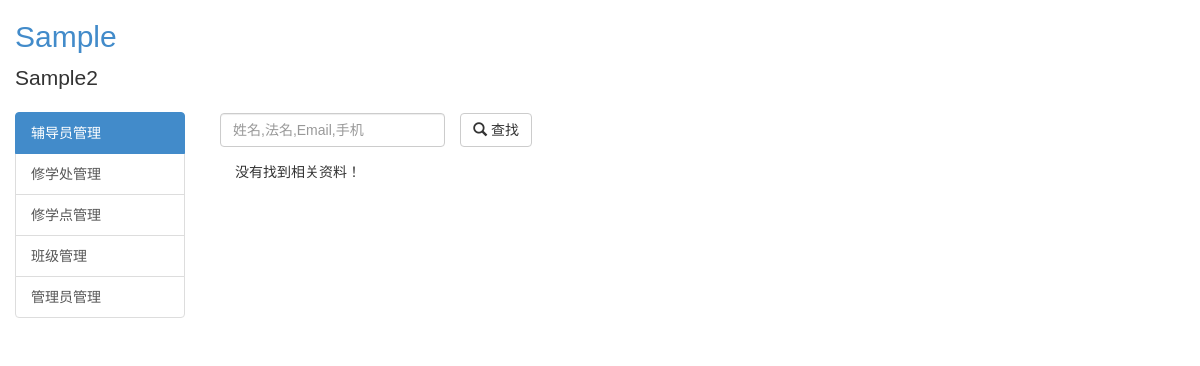
The page /leadclass/list (signed in) on the database as committed earlier.
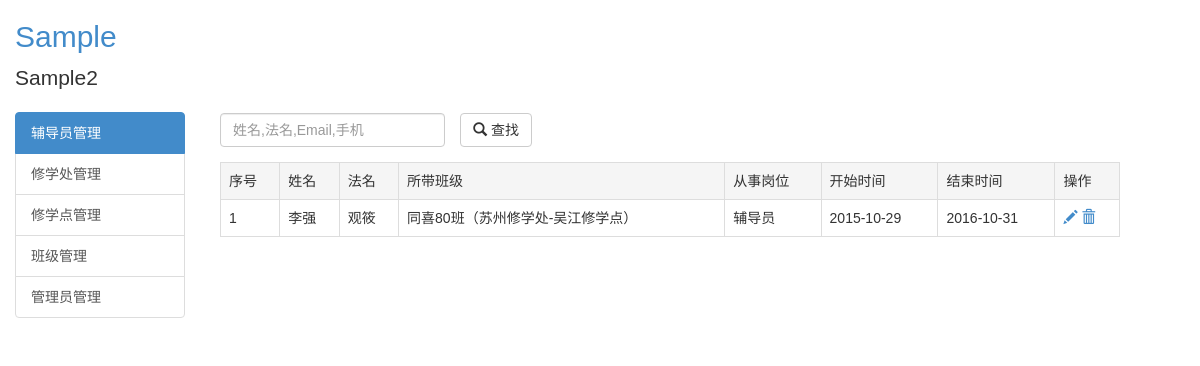
The same page on the database as committed later.
### putidms/models/counselor.py (models this page shows, shortened)
class LeadClassRecord(db.Model):
    __tablename__ = 'lead_class_records'
    id = db.Column(db.Integer, primary_key=True, autoincrement=True)
    from_date = db.Column(db.Date)
    to_date = db.Column(db.Date)
    counselor_id = db.Column(db.Integer, db.ForeignKey('counselors.id'))
    class_id = db.Column(db.Integer, db.ForeignKey('classes.id'))
    duty_id = db.Column(db.Integer, db.ForeignKey('duties.id'))
    update_user = db.Column(db.Integer)
    create_time = db.Column(db.DateTime, default=datetime.utcnow())
    update_time = db.Column(db.DateTime, default=datetime.utcnow)

class Counselor(db.Model):
    __tablename__ = 'counselors'
    id = db.Column(db.Integer, primary_key=True, autoincrement=True)
    username = db.Column(db.String(100), nullable=False, index=True)
    religiousname = db.Column(db.String(100))
    gender = db.Column(db.String(50))
    birthday = db.Column(db.Date)
    mobile = db.Column(db.String(50))
    email = db.Column(db.String(100))
    class_id = db.Column(db.Integer, db.ForeignKey('classes.id'))
    duty_id = db.Column(db.Integer, db.ForeignKey('duties.id'))  # 岗位
    is_delete = db.Column(db.Integer, default=0)
    create_user = db.Column(db.Integer)
    create_time = db.Column(db.DateTime, default=datetime.utcnow)
    update_user = db.Column(db.Integer)
    update_time = db.Column(db.DateTime, default=datetime.utcnow)
    lead_class_records = db.relationship('LeadClassRecord', backref='counselor', lazy='dynamic')
    training_records = db.relationship('TrainingRecord', backref='counselor', lazy='dynamic')
    evaluation_records = db.relationship('EvaluationRecord', backref='counselor', lazy='dynamic')

### putidms/models/org.py (models this page shows, shortened)
class Class(db.Model):
    __tablename__ = 'classes'
    id = db.Column(db.Integer, primary_key=True, autoincrement=True)
    name = db.Column(db.String(255), index=True, unique=True, nullable=False)
    number = db.Column(db.String(255), unique=True, nullable=False, index=True)  # 班级编号
    desc = db.Column(db.Text)
    update_user = db.Column(db.Integer)
    create_time = db.Column(db.DateTime, default=datetime.utcnow)
    update_time = db.Column(db.DateTime, default=datetime.utcnow)
    department_id = db.Column(db.Integer, db.ForeignKey('departments.id'))
    counselors = db.relationship('Counselor', backref='class_', lazy='dynamic')
    lead_class_records = db.relationship('LeadClassRecord', backref='class_', lazy='dynamic')

class Division(db.Model):
    __tablename__ = 'divisions'
    id = db.Column(db.Integer, primary_key=True, autoincrement=True)
    name = db.Column(db.String(255), index=True, unique=True, nullable=False)
    desc = db.Column(db.Text)
    update_user = db.Column(db.Integer)
    create_time = db.Column(db.DateTime, default=datetime.utcnow)
    update_time = db.Column(db.DateTime, default=datetime.utcnow)
    departments = db.relationship('Department', backref='division', lazy='dynamic')

class Department(db.Model):
    __tablename__ = 'departments'
    id = db.Column(db.Integer, primary_key=True, autoincrement=True)
    name = db.Column(db.String(255), index=True, unique=True, nullable=False)
    desc = db.Column(db.Text)
    update_user = db.Column(db.Integer)
    create_time = db.Column(db.DateTime, default=datetime.utcnow)
    update_time = db.Column(db.DateTime, default=datetime.utcnow)
    division_id = db.Column(db.Integer, db.ForeignKey('divisions.id'))
    classes = db.relationship('Class', backref='department', lazy='dynamic')

class Duty(db.Model):
    __tablename__ = 'duties'
    id = db.Column(db.Integer, primary_key=True, autoincrement=True)
    name = db.Column(db.String(255), index=True, unique=True, nullable=False)
    desc = db.Column(db.Text)
    update_user = db.Column(db.Integer)
    create_time = db.Column(db.DateTime, default=datetime.utcnow)
    update_time = db.Column(db.DateTime, default=datetime.utcnow)
    counselors = db.relationship('Counselor', backref='duty', lazy='dynamic')
    lead_class_records = db.relationship('LeadClassRecord', backref='duty', lazy='dynamic')

### putidms/main/views.py (the view)
@mod.route('/leadclass/list')
@login_required
def leadclass_list():
    cid = request.args.get('cid') or request.form.get('cid')
    if cid:
        records = LeadClassRecord.query.filter_by(counselor_id=cid).order_by(LeadClassRecord.update_time.desc()).all()
    else:
        records = LeadClassRecord.query.order_by(LeadClassRecord.update_time.desc()).all()
    return render_template('main/leadclass_list.html', records=records)

### putidms/models/user.py (called while the page is built)
@login_manager.user_loader
def load_user(user_id):
    return User.query.get(int(user_id))

### putidms/templates/main/leadclass_list.html (shortened to what this page needs)
{% extends 'base.html' %}
{% block content %}
    <div class="row">
        <div class="col-md-12">
            <div class="row">
                <form action="{{ url_for('main.leadclass_search') }}" method="post" role="form" class="form-horizontal">
                    <div class="col-md-3">
                        <div class="form-group">
                            <input class="form-control" type="text" id="query_str" name="query_str"
                                   value="{{ query_str }}"
                                   placeholder="姓名,法名,Email,手机">
                        </div>
                    </div>
                    <div class="col-md-1">
                        <button type="submit" class="btn btn-default">
                            <span class="glyphicon glyphicon-search"></span> 查找
                        </button>
                    </div>
                </form>
            </div>
            {% if records %}
                <div class="row">
                    <table class="table table-bordered">
                        <tr class="active">
                            <td>序号</td>
                            <td>姓名</td>
                            <td>法名</td>
                            <td>所带班级</td>
                            <td>从事岗位</td>
                            <td>开始时间</td>
                            <td>结束时间</td>
                            <td>操作</td>
                        </tr>
                        {% for r in records %}
                            <tr>
                                <td>{{ loop.index }}</td>
                                <td>{{ r.counselor.username }}</td>
                                <td>{{ r.counselor.religiousname }}</td>
                                <td>{{ r.class_.name }}（{{ r.class_.department.division.name }}-{{ r.class_.department.name }}）</td>
                                <td>{{ r.duty.name }}</td>
                                <td>{{ r.from_date }}</td>
                                <td>{{ r.to_date }}</td>
                                <td>
                                    <a href="{{ url_for('main.leadclass_edit',id=r.id) }}" title="编辑">
                                        <span class="glyphicon glyphicon-pencil"></span>
                                    </a>
                                    <a href="javascript:void(0);" title="删除" onclick="confirm_delete('{{ url_for("main.leadclass_delete",id=r.id) }}');">
                                        <span class="glyphicon glyphicon-trash"></span>
                                    </a>
                                </td>
                            </tr>
                        {% endfor %}
                    </table>
                </div>
            {% else %}
                <div class="row">
                    <div class="col-md-12">
                        没有找到相关资料！
                    </div>
                </div>
            {% endif %}
        </div>
    </div>
{% endblock %}

Rows that differ between the two databases and show on the page:
added LeadClassRecord: counselor.username "李强", counselor.religiousname "观筱", class_.name "同喜80班", class_.department.division.name "苏州修学处", class_.department.name "吴江修学点", duty.name "辅导员", from_date "2015-10-29", to_date "2016-10-31"
Other text that changed with them:
text no longer shown: "没有找到相关资料！"
text now shown: "序号 姓名 法名 所带班级 从事岗位 开始时间 结束时间 操作"
